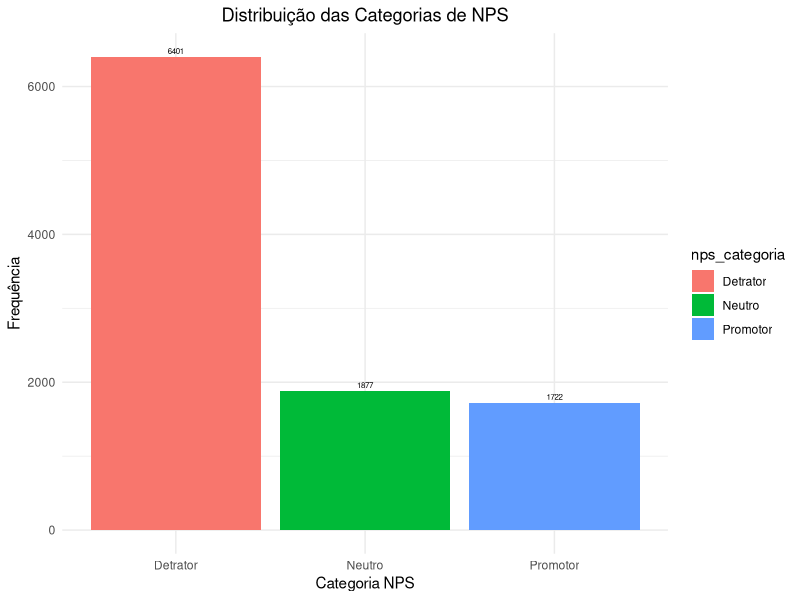
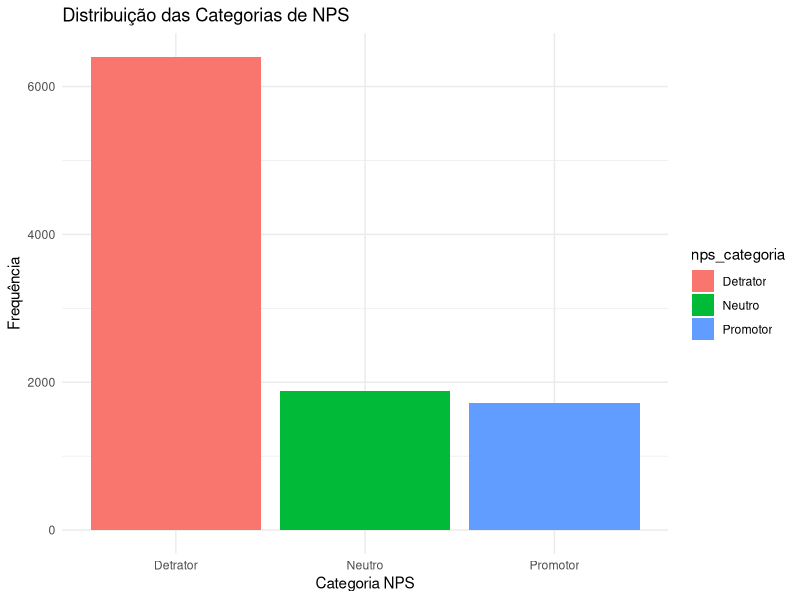

The R source for these figures, in order:
library(tidyverse)
library(readxl)


#### CARREGAMENTO E CHECAGEM DO BANCO ####

base_produtos <- read_excel("base_produtos.xlsx")
View(base_produtos)

respostas_nps <- read_excel("respostas_nps.xlsx")
View(respostas_nps)

base_produtos <- as.data.frame(base_produtos)
respostas_nps<- as.data.frame(respostas_nps)

attach(base_produtos)
attach(respostas_nps)

glimpse(base_produtos) 
glimpse(respostas_nps)

# AJUSTE DO NOME DAS VARIAVEIS  

base_produtos <- base_produtos |> 
  rename(
    segmento_do_cliente = `Segmento do Cliente`,
    cartao_de_credito = `cartão de crédito`,
    cheque_especial = `cheque especial`,
    credito_pessoal = `crédito pessoal`,
    credito_consignado = `crédito consignado`)

respostas_nps <- respostas_nps |> 
  rename(
    CPF = CPF_FALSO,
    respostas_de_nps = `Resposta de NPS`,
    data_da_resposta = `Data da Resposta`,
    segmento_do_cliente = `Segmento do Cliente`
  ) 


# JUNTANDO OS DADOS 


dados_unidos <- left_join(base_produtos, respostas_nps,
                          by = "CPF")
View(dados_unidos)

dados_unidos <- dados_unidos |> 
  select(-c(segmento_do_cliente.y))

write.csv(dados_unidos, "dados_unidos.csv", row.names = FALSE)

# VERIFICANDO OS NA's

dados_unidos |> 
  summarise(across(everything(),~ sum(is.na(.))))

dados_unidos |> 
  filter(if_any(everything(), is.na))

 # os dados estão livre de NA


# ANALISE DESCRITIVA

table(dados_unidos$segmento_do_cliente.x)

table(respostas_nps$respostas_de_nps)



#DESCRITIVA NPS RESPOSTA

respostas_nps |> 
  summarise(
    total_respostas = n(),
    media = mean(respostas_de_nps, na.rm = TRUE),
    mediana = median(respostas_de_nps, na.rm = TRUE),
    minimo = min(respostas_de_nps, na.rm = TRUE),
    maximo = max(respostas_de_nps, na.rm = TRUE),
    desvio_padrao = sd(respostas_de_nps, na.rm = TRUE),
    Q1 = quantile(respostas_de_nps, 0.25, na.rm = TRUE),
    Q3 = quantile(respostas_de_nps, 0.75, na.rm = TRUE)
  )



# DESCRITIVA NPS CATEGORIZADA
respostas_nps <- respostas_nps |> 
  mutate(nps_categoria = case_when(
    respostas_de_nps >= 9 ~ "Promotor",
    respostas_de_nps >= 7 ~ "Neutro",
    respostas_de_nps >= 0 ~ "Detrator",
    TRUE ~ NA_character_
  ))

respostas_nps |> count(nps_categoria)

prop.table(table(respostas_nps$nps_categoria)) * 100


ggplot(respostas_nps, aes(x = nps_categoria, fill = nps_categoria)) +
  geom_bar() +
  geom_text(stat = "count", aes(label = ..count..), vjust = -0.5, size = 2) +  
  labs(title = "Distribuição das Categorias de NPS", x = "Categoria NPS", y = "Frequência") +
  theme_minimal() +
  theme(plot.title = element_text(hjust = 0.5))  



# PENAS VERIFICANDO SE BATE COM OS DADOS QUE FORAM UNIDOS

dados_unidos <- dados_unidos |> 
  mutate(nps_categoria = case_when(
    respostas_de_nps >= 9 ~ "Promotor",
    respostas_de_nps >= 7 ~ "Neutro",
    respostas_de_nps >= 0 ~ "Detrator",
    TRUE ~ NA_character_
  ))

dados_unidos |> count(nps_categoria)

prop.table(table(dados_unidos$nps_categoria)) * 100

ggplot(dados_unidos, aes(x = nps_categoria, fill = nps_categoria)) +
  geom_bar() +
  labs(title = "Distribuição das Categorias de NPS", x = "Categoria NPS", y = "Frequência") +
  theme_minimal()

